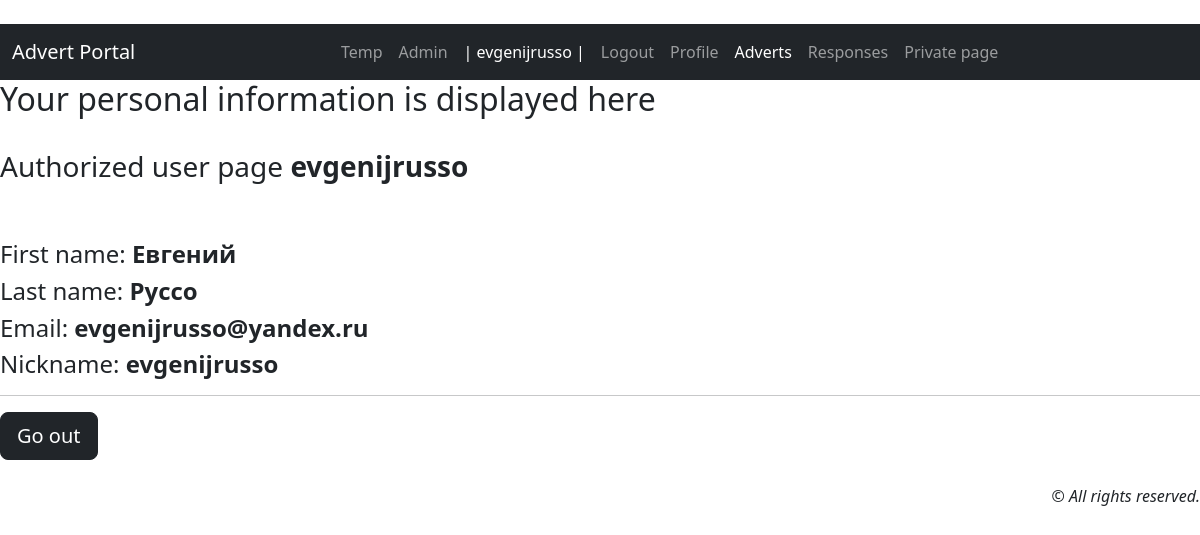
The page /profile/ (signed in) on the database its author committed.
### callboard/models.py (models this page shows)
class User(AbstractUser):
    code = models.CharField(max_length=15, blank=True, null=True, verbose_name=_('Code'))  # доп. поле для user

### callboard/views/confirm.py (the view)
# urls.py: path('profile/', UserProfileView.as_view(), name='profile'),
class UserProfileView(LoginRequiredMixin, TemplateView):
    template_name = 'callboard/profile.html'  # возвращаемся после авторизации

### callboard/templates/callboard/profile.html (shortened to what this page needs)
{% extends 'default.html' %}
{% load i18n %}
{% block content %}
    <h2>{% trans "Your personal information is displayed here" %}</h2>
    <br>
    <h3>{% trans "Authorized user page" %} <b>{{ request.user.username }}</b></h3>
    <br><br>
    <h4>{% trans "First name" %}: <b>{{request.user.first_name}}</b></h4>
    <h4>{% trans "Last name" %}:  <b>{{request.user.last_name}}</b></h4>
    <h4>{% trans "Email" %}:      <b> {{user.email}}</b></h4>
    <h4>{% trans "Nickname" %}:   <b> {{user.username}}</b></h4>
    <hr>
    <div class="flex mb-2">
        <button class="btn btn-lg btn-dark"><a style="text-decoration: none; color: white" href="/">{% trans "Go out" %}</a></button>
    </div>
{% endblock content %}

### templates/default.html (shortened to what this page needs)
{% load django_bootstrap5 %}
{% load i18n %}
{% load static %}
{{ '<' }}{{ '!DOCTYPE html>' }}
<html lang="en">
<head>
    {% bootstrap_css %}
     <link rel="stylesheet" type="text/css" href="{% static 'callboard/css/styles.css' %}">
</head>
<body class="contaiter-fluid">
    <nav class="navbar navbar-expand-lg navbar-dark bg-dark">
      <div class="container-fluid">
           <a class="navbar-brand" href="#">Advert Portal</a>
       <div class="collapse navbar-collapse justify-content-center" id="navbarNav">
              <ul class="navbar-nav mb-2 mb-lg-0">
                 <li class="nav-item active"><a class="nav-link" aria-current="page" href="../">Temp</a></li>
                 <li class="nav-item"><a class="nav-link" href="/admin/">Admin</a></li>
                 <li class="nav-item">{% if user.is_authenticated %}<a class="nav-link active">| {{ request.user.username }} |</a>{% endif %}</li>
                 <li class="nav-item">{% if user.is_authenticated %}<a class="nav-link" href='{% url "account_logout" %}'>{% trans "Logout" %}</a>{% endif %}</li>
                 <li class="nav-item">{% if user.is_authenticated %}<a class="nav-link" href='{% url "profile" %}'>{% trans "Profile" %}</a>{% endif %}</li>
                 <li class="nav-item"><a class="nav-link active" href='{% url "advert_list" %}'>{% translate "Adverts" %}</a></li>
                 <li class="nav-item"><a class="nav-link" href='{% url "response_list" %}'>{% translate "Responses" %}</a></li>
                 <li class="nav-item"><a class="nav-link" href='{% url "private_response" %}'>{% translate "Private page" %}</a></li>
              </ul>
         </div>
      </div>
    </nav>
    {% block content %}
    {% endblock content %}
<footer class="mt-3"><p class="text-end fst-italic">&copy; All rights reserved.</p></footer>
</body>
</html>

### callboard/static/callboard/css/styles.css (style rules this page uses)
:root, [data-bs-theme=light] { --bs-blue: #0d6efd; --bs-indigo: #6610f2; --bs-purple: #6f42c1; --bs-pink: #d63384; --bs-red: #dc3545; --bs-orange: #fd7e14; --bs-yellow: #ffc107; --bs-green: #198754; --bs-teal: #20c997; --bs-cyan: #0dcaf0; --bs-black: #000; --bs-white: #fff; --bs-gray: #6c757d; --bs-gray-dark: #343a40; --bs-gray-100: #f8f9fa; --bs-gray-200: #e9ecef; --bs-gray-300: #dee2e6; --bs-gray-400: #ced4da; --bs-gray-500: #adb5bd; --bs-gray-600: #6c757d; --bs-gray-700: #495057; --bs-gray-800: #343a40; --bs-gray-900: #212529; --bs-primary: #0d6efd; --bs-secondary: #6c757d; --bs-success: #198754; --bs-info: #0dcaf0; --bs-warning: #ffc107; --bs-danger: #dc3545; --bs-light: #f8f9fa; --bs-dark: #212529; --bs-primary-rgb: 13, 110, 253; --bs-secondary-rgb: 108, 117, 125; --bs-success-rgb: 25, 135, 84; --bs-info-rgb: 13, 202, 240; --bs-warning-rgb: 255, 193, 7; --bs-danger-rgb: 220, 53, 69; --bs-light-rgb: 248, 249, 250; --bs-dark-rgb: 33, 37, 41; --bs-primary-text-emphasis: #052c65; --bs-secondary-text-emphasis: #2b2f32; --bs-success-text-emphasis: #0a3622; --bs-info-text-emphasis: #055160; --bs-warning-text-emphasis: #664d03; --bs-danger-text-emphasis: #58151c; --bs-light-text-emphasis: #495057; --bs-dark-text-emphasis: #495057; --bs-primary-bg-subtle: #cfe2ff; --bs-secondary-bg-subtle: #e2e3e5; --bs-success-bg-subtle: #d1e7dd; --bs-info-bg-subtle: #cff4fc; --bs-warning-bg-subtle: #fff3cd; --bs-danger-bg-subtle: #f8d7da; --bs-light-bg-subtle: #fcfcfd; --bs-dark-bg-subtle: #ced4da; --bs-primary-border-subtle: #9ec5fe; --bs-secondary-border-subtle: #c4c8cb; --bs-success-border-subtle: #a3cfbb; --bs-info-border-subtle: #9eeaf9; --bs-warning-border-subtle: #ffe69c; --bs-danger-border-subtle: #f1aeb5; --bs-light-border-subtle: #e9ecef; --bs-dark-border-subtle: #adb5bd; --bs-white-rgb: 255, 255, 255; --bs-black-rgb: 0, 0, 0; --bs-font-sans-serif: system-ui, -apple-system, "Segoe UI", Roboto, "Helvetica Neue", "Noto Sans", "Liberation Sans", Arial, sans-serif, "Apple Color Emoji", "Segoe UI Emoji", "Segoe UI Symbol", "Noto Color Emoji"; --bs-font-monospace: SFMono-Regular, Menlo, Monaco, Consolas, "Liberation Mono", "Courier New", monospace; --bs-gradient: linear-gradient(180deg, rgba(255, 255, 255, 0.15), rgba(255, 255, 255, 0)); --bs-body-font-family: var(--bs-font-sans-serif); --bs-body-font-size: 1rem; --bs-body-font-weight: 400; --bs-body-line-height: 1.5; --bs-body-color: #212529; --bs-body-color-rgb: 33, 37, 41; --bs-body-bg: #fff; --bs-body-bg-rgb: 255, 255, 255; --bs-emphasis-color: #000; --bs-emphasis-color-rgb: 0, 0, 0; --bs-secondary-color: rgba(33, 37, 41, 0.75); --bs-secondary-color-rgb: 33, 37, 41; --bs-secondary-bg: #e9ecef; --bs-secondary-bg-rgb: 233, 236, 239; --bs-tertiary-color: rgba(33, 37, 41, 0.5); --bs-tertiary-color-rgb: 33, 37, 41; --bs-tertiary-bg: #f8f9fa; --bs-tertiary-bg-rgb: 248, 249, 250; --bs-heading-color: inherit; --bs-link-color: #0d6efd; --bs-link-color-rgb: 13, 110, 253; --bs-link-decoration: underline; --bs-link-hover-color: #0a58ca; --bs-link-hover-color-rgb: 10, 88, 202; --bs-code-color: #d63384; --bs-highlight-color: #212529; --bs-highlight-bg: #fff3cd; --bs-border-width: 1px; --bs-border-style: solid; --bs-border-color: #dee2e6; --bs-border-color-translucent: rgba(0, 0, 0, 0.175); --bs-border-radius: 0.375rem; --bs-border-radius-sm: 0.25rem; --bs-border-radius-lg: 0.5rem; --bs-border-radius-xl: 1rem; --bs-border-radius-xxl: 2rem; --bs-border-radius-2xl: var(--bs-border-radius-xxl); --bs-border-radius-pill: 50rem; --bs-box-shadow: 0 0.5rem 1rem rgba(0, 0, 0, 0.15); --bs-box-shadow-sm: 0 0.125rem 0.25rem rgba(0, 0, 0, 0.075); --bs-box-shadow-lg: 0 1rem 3rem rgba(0, 0, 0, 0.175); --bs-box-shadow-inset: inset 0 1px 2px rgba(0, 0, 0, 0.075); --bs-focus-ring-width: 0.25rem; --bs-focus-ring-opacity: 0.25; --bs-focus-ring-color: rgba(13, 110, 253, 0.25); --bs-form-valid-color: #198754; --bs-form-valid-border-color: #198754; --bs-form-invalid-color: #dc3545; --bs-form-invalid-border-color: #dc3545; }

### rows shown on the page
User: user.username "evgenijrusso", user.first_name "Евгений", user.last_name "Руссо", email "evgenijrusso@yandex.ru", username "evgenijrusso"
